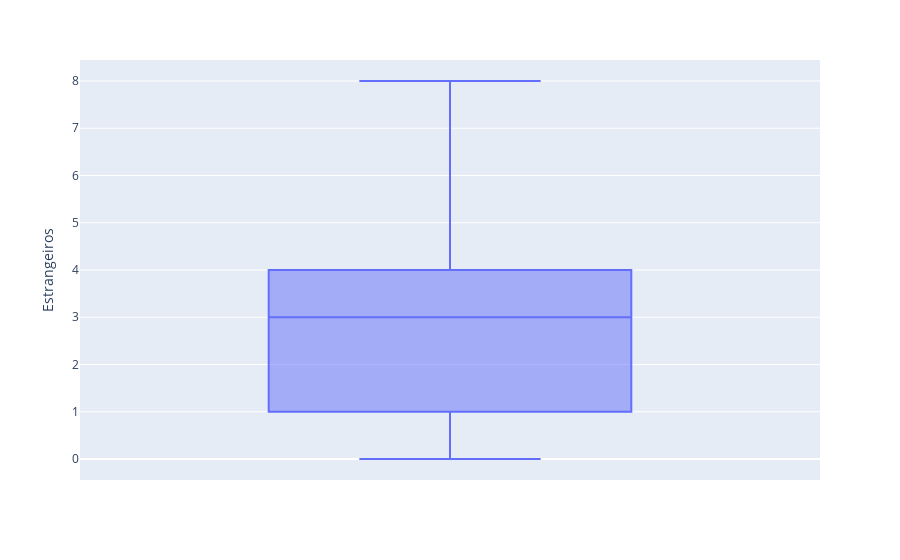

The cell this chart's notebook holds for it:
### Code cell
boxplot = px.box(df, y="Estrangeiros")
boxplot.show()

### Figure 1 — Plotly figure (JSON) as saved in the notebook; plotly's stock layout.template omitted (floating-point values rounded to 4 significant figures; data arrays with more than 128 entries replaced by an {"elided": "..."} marker saying what was removed)
{"data": [{"alignmentgroup": "True", "hovertemplate": "Estrangeiros=%{y}<extra></extra>", "legendgroup": "", "marker": {"color": "#636efa"}, "name": "", "notched": false, "offsetgroup": "", "orientation": "v", "showlegend": false, "type": "box", "x0": " ", "xaxis": "x", "y": {"elided": "200 int values"}, "y0": " ", "yaxis": "y"}], "layout": {"boxmode": "group", "legend": {"tracegroupgap": 0}, "margin": {"t": 60}, "xaxis": {"anchor": "y", "domain": [0, 1]}, "yaxis": {"anchor": "x", "domain": [0, 1], "title": {"text": "Estrangeiros"}}}}
